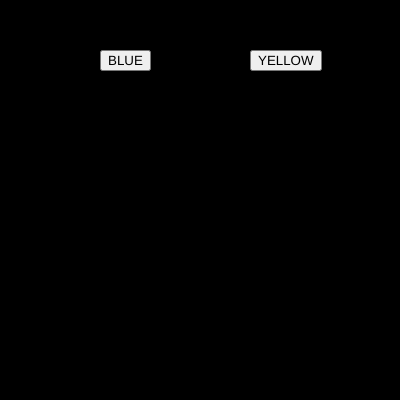
Frame 1 (no input)
Frame 60 (no input): identical to frame 1, image omitted
Frame 120 (the mouse pressed at the canvas centre since frame 60): identical to frame 1, image omitted

The p5.js sketch that drew this single still picture (run headless with seeded random() and noise() and a simulated clock; from frame 60 on, the mouse is pressed at the canvas centre):

// p5.js sketch
// ── sketch.js
var btn_red;
var btn_green;

var r = 0;
var g = 0;
var b = 0;

function setup() {
  createCanvas(400, 400);
  
  btn_blue = createButton("BLUE");
  btn_blue.position(100,50);
  btn_blue.mousePressed(blue_bg);

  btn_yellow = createButton("YELLOW");
  btn_yellow.position(250,50);
  btn_yellow.mousePressed(yellow_bg);

}

function draw() {
  background(r,g,b);
}



function blue_bg()
{
  r = 0;
  g = 0;
  b = 255;
}
function yellow_bg()
{
  r = 255;
  g = 255;
  b = 0;
}
